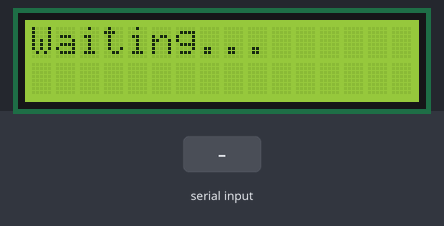
Simulated run of this sketch. Board: Arduino Uno, built with avr-gcc and run on an emulated ATmega328P. On the bench: 16×2 character LCD. The inputs (shaded band) are chosen by the test bench.

Above: at 1.2 s.
1.3 s: "#" received over Serial
At 2.5 s:
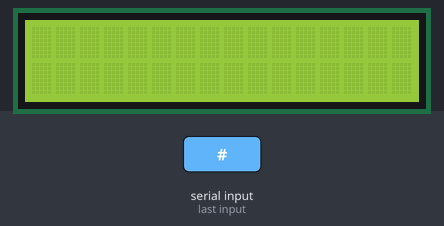
2.8 s: "1" received over Serial
At 3.7 s:
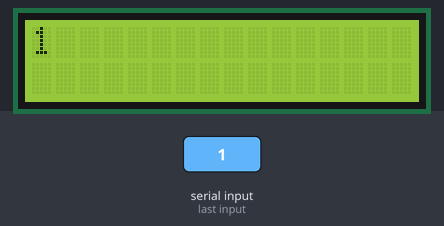
Timing chart, 0 to 5.8 s (numbered marks = the images above; inputs shaded):
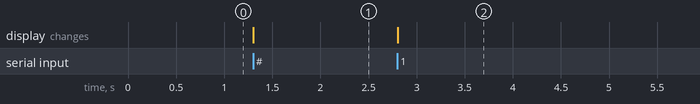

The sketch:

Ardu-code.ino
```cpp
#include <Wire.h>
#include <LiquidCrystal_I2C.h>

const int triggerPin = 3; // Connect this physically to Micro:bit Pin P0
LiquidCrystal_I2C lcd(0x27, 16, 2);

// Secure 256-byte software queue structure
char textBuffer[256];
int writeIndex = 0;
int readIndex = 0;

int lcdColumn = 0;
int lcdRow = 0;
bool isPrintingPoem = false;

// Timing metrics for readable layout presentation (150ms)
unsigned long lastPrintTime = 0;
const unsigned long printInterval = 150;

void setup() {
  Serial.begin(9600);
  pinMode(triggerPin, OUTPUT);
  digitalWrite(triggerPin, LOW);

  lcd.init();
  lcd.backlight();
  lcd.setCursor(0, 0);
  lcd.print("Waiting...");
}

void loop() {
  // Gather incoming paced text immediately from USB
  while (Serial.available() > 0) {
    char c = Serial.read();
    textBuffer[writeIndex] = c;
    writeIndex = (writeIndex + 1) % 256;
  }

  // Presentation Typing Engine
  if (readIndex != writeIndex) {
    if (millis() - lastPrintTime >= printInterval) {
      lastPrintTime = millis();

      char nextChar = textBuffer[readIndex];
      readIndex = (readIndex + 1) % 256;

      // Wipe screen on a brand new data arrival strike
      if (!isPrintingPoem) {
        lcd.clear();
        lcdColumn = 0;
        lcdRow = 0;
        isPrintingPoem = true;
        digitalWrite(triggerPin, LOW); // Drop old checkmark state
      }

      // Check for our custom end-of-message flag
      if (nextChar == '#') {
        digitalWrite(triggerPin, HIGH); // Signal Micro:bit Pin P0!
        isPrintingPoem = false;         // Reset loop tracker for next execution
      }
      // Handle standard readable text characters
      else if (nextChar >= 32 && nextChar <= 126) {
        lcd.setCursor(lcdColumn, lcdRow);
        lcd.print(nextChar);
        lcdColumn++;

        // Row wrapping logic
        if (lcdColumn >= 16) {
          lcdColumn = 0;
          lcdRow++;
        }

        // Screen overflow clearing logic
        if (lcdRow >= 2) {
          lcd.clear();
          lcdColumn = 0;
          lcdRow = 0;
        }
      }
    }
  }
}
```

Measured:
- after the input at 1.3 s, the display: changes at once (image 1)
- after the input at 2.8 s, the display: changes at once (image 2)
